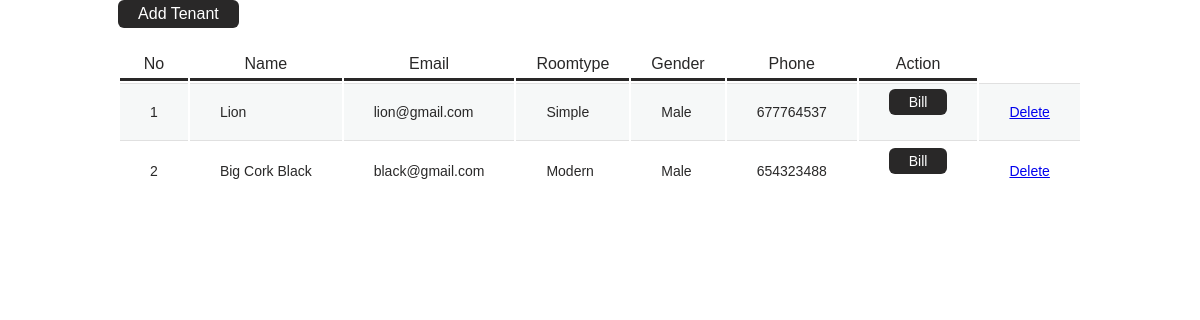
The page /View_tenant.php on the database its author committed.
### tables this page shows
CREATE TABLE `tenants` (
  `tenant_id` int(11) NOT NULL,
  `name` varchar(50) NOT NULL,
  `roomname` varchar(255) NOT NULL,
  `email` varchar(50) NOT NULL,
  `password` varchar(50) NOT NULL,
  `gender` varchar(50) NOT NULL,
  `mobile` varchar(50) NOT NULL,
  `roomtype` varchar(50) NOT NULL,
  `status` int(11) NOT NULL
);

### View_tenant.php (the view, shortened to what this page needs)
<?php session_start();
    include('includes/config.php');
?>
<!DOCTYPE html>
<html lang="en">
<head>
    <link rel="stylesheet" href="styletenant.css">
</head>
<body>
    <div class="container">
        <a href="register_tenant.php" class="Btn_add"> Add Tenant</a>
        <table>
            <tr id="items">
                <th>No</th>
                <th>Name</th>
                <th>Email</th>
                <th>Roomtype</th>
                <th>Gender</th>
                <th>Phone</th>
                <th>Action</th>
            </tr>
            <?php $sql = "SELECT * from  tenants";
                $query = $dbh -> prepare($sql);
                $query->execute();
                $results=$query->fetchAll(PDO::FETCH_OBJ);
                $cnt=1;
                if($query->rowCount() > 0){
                    foreach($results as $result){
                        ?>
			            <tr>
				            <td><?php echo htmlentities($cnt);?></td>
                            <td><?php echo htmlentities($result->name);?></td>
                            <td><?php echo htmlentities($result->email);?></td>
                            <td><?php echo htmlentities($result->roomtype);?>
                            <td><?php echo htmlentities($result->gender);?></td>
                            <td><?php echo htmlentities($result->mobile);?></td>
                            <?php
                            if($result->roomtype == Modern){
                                echo'<td><a href="modern_bill.php" class="Btn_add"> Bill</a></td>';
                                echo'<td><a href="deletedtenant.php" class="Btn_danger"> Delete</a></td>';
                            }else{
                                echo'<td><a href="simple_bill.php" class="Btn_add"> Bill</a></td>';
                                echo'<td><a href="deletedtenant.php" class="Btn_danger"> Delete</a></td>';
                            }?>
						</tr>
						<?php $cnt=$cnt+1; }} ?>
        </table>
    </div>
</body>
</html>

### styletenant.css (style rules this page uses)
* { margin: 0; padding: 0; box-sizing: border-box; font-family: 'Poppins', sans-serif; }
body { display: flex; align-items: center; justify-content: center; position: relative; }
.Btn_add { width: fit-content; margin-bottom: 20px; background-color: rgba(41, 40, 40); padding: 5px 20px; color: #fff; display: flex; align-items: center; text-align: 0; border-radius: 6px; text-decoration: 0; }
table { color: rgb(41, 40, 40); }
th { font-size: 16px; border-bottom: 3px solid rgb(41, 40, 40); padding: 5px 20px; font-weight: 500; }
td { font-weight: 400; padding: 5px 30px; font-size: 14px; }
tr:nth-child(2n) { background-color: #f6f8f8; }
tr:nth-child(2n) td { border-bottom: 1px solid #e0e0e0; border-top: 1px solid #e0e0e0; }

### rows shown on the page
tenants: name "Lion", email "lion@gmail.com", roomtype "Simple", gender "Male", mobile "677764537", shows "Bill"
tenants: name "Big Cork Black", email "black@gmail.com", roomtype "Modern", gender "Male", mobile "654323488", shows "Bill"
